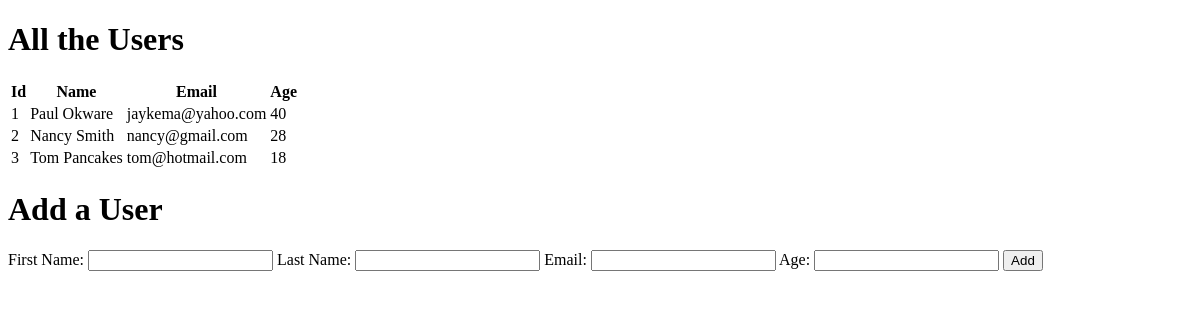
Before: / with the older database file.
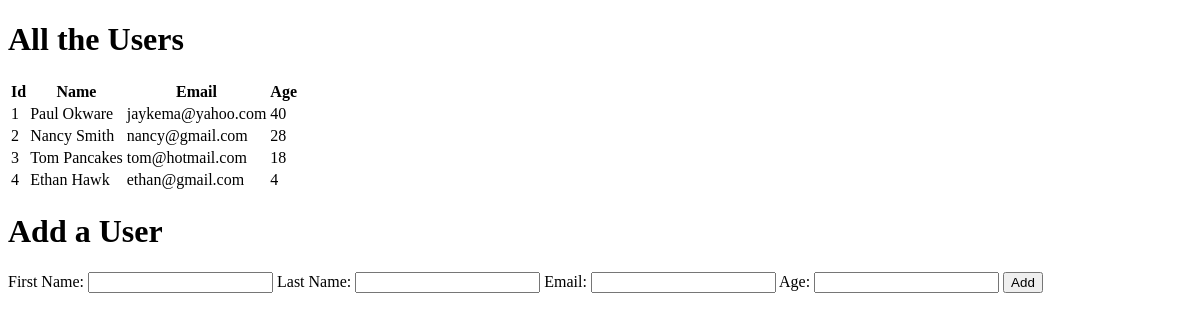
After: the same page with the newer database file.
### usersApp/models.py (models this page shows)
class User(models.Model):
    first_name = models.CharField(max_length=255)
    last_name = models.CharField(max_length=255)
    email_address = models.EmailField(unique=True)
    age = models.IntegerField()
    created_at = models.DateTimeField(auto_now_add=True)
    updated_at = models.DateTimeField(auto_now=True)

### usersApp/views.py (the view)
# urls.py: path('', views.index),
def index(request):
    context = {
        "all_users" : User.objects.all().values()
    }
    return render(request, 'index.html',context)

### usersApp/templates/index.html (shortened to what this page needs)
<!DOCTYPE html>
<html lang="en">
<head>
</head>
<body>
    <h1>All the Users</h1>
    <table>
        <thead>
            <tr>
                <th>Id</th>
                <th>Name</th>
                <th>Email</th>
                <th>Age</th>
            </tr>
        </thead>
        <tbody>
            {% for one_user in all_users %}
            <tr>
                <td>{{one_user.id}}</td>
                <td>{{one_user.first_name}} {{one_user.last_name}}</td>
                <td>{{one_user.email_address}}</td>
                <td>{{one_user.age}}</td>
            </tr>
            {% endfor %}
        </tbody>
    </table>
    <h1>Add a User</h1>
    <form action="/create" method="POST">
        <label for="fname">First Name:</label>
        <input type="text" name="first_name">
        <label for="lname">Last Name:</label>
        <input type="text" name="last_name">
        <label for="email">Email:</label>
        <input type="text" name="email_address">
        <label for="email">Age:</label>
        <input type="text" name="age">
        <input type="submit" value="Add">
    </form>
</body>
</html>

Changed rows visible on the page:
added User: id "4", first_name "Ethan", last_name "Hawk", email_address "ethan@gmail.com", age "4"
